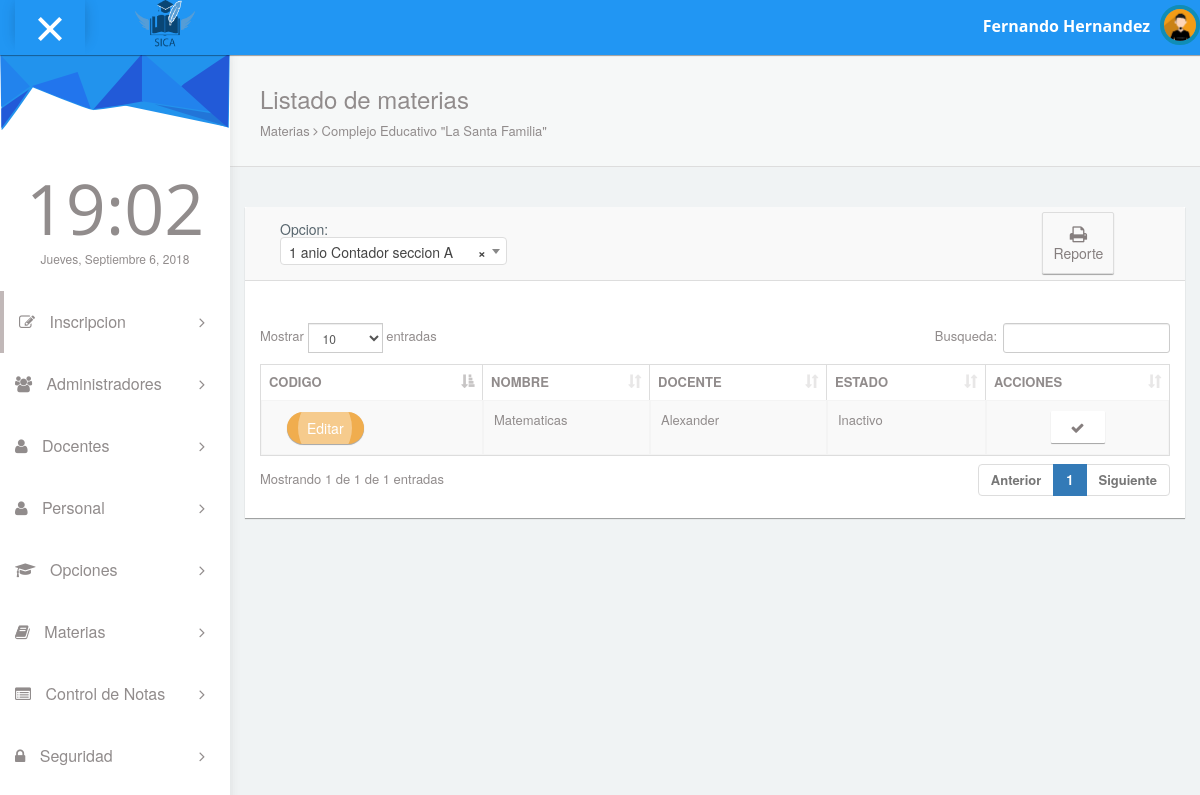
Before: /pages/cmaterias.php with the older database file.
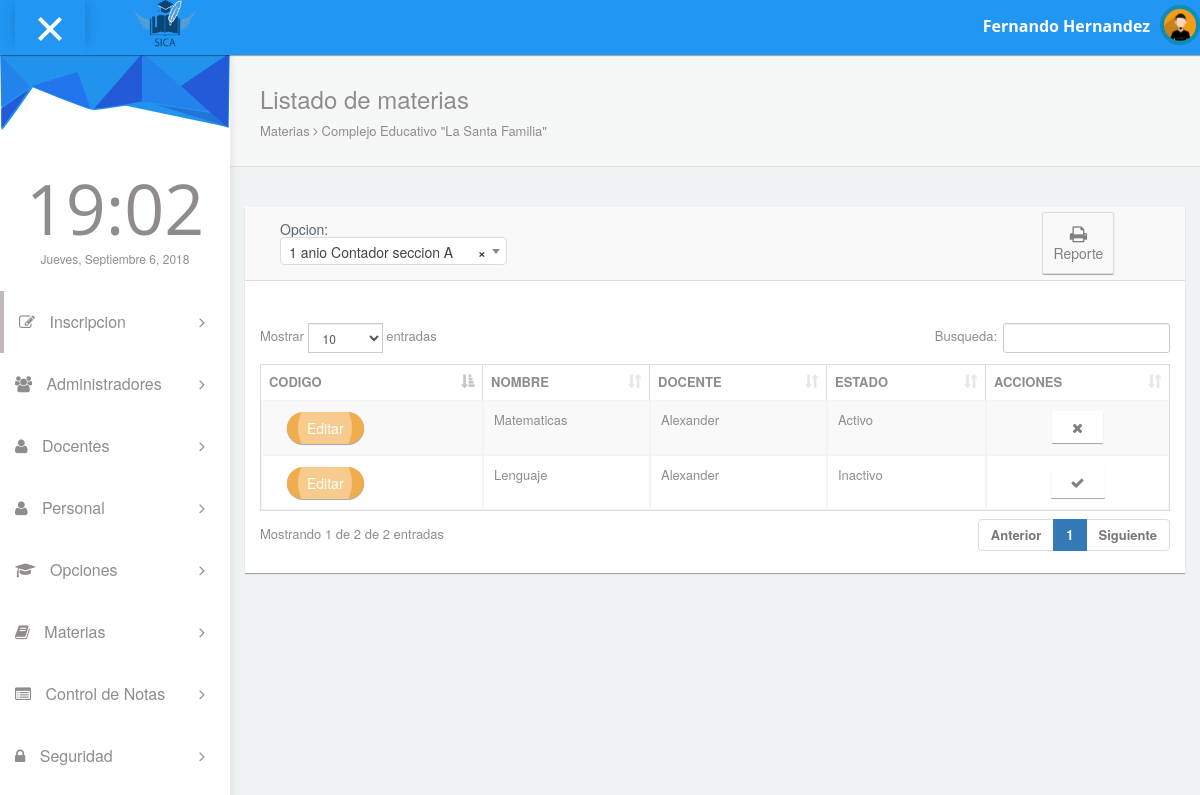
After: the same page with the newer database file.
### tables this page shows
CREATE TABLE `tmaterias` (
  `eid_materia` int(11) NOT NULL,
  `ccodigo` varchar(10) NOT NULL,
  `cnombre` varchar(30) NOT NULL,
  `cdescripcion` varchar(200) NOT NULL,
  `efk_idopcion` int(11) NOT NULL,
  `efk_idhorario` int(11) NOT NULL,
  `estado` int(11) NOT NULL
);

CREATE TABLE `tpersonal` (
  `eid_personal` int(11) NOT NULL,
  `ccodigo` varchar(8) NOT NULL,
  `cnombre` varchar(50) NOT NULL,
  `capellido` varchar(50) NOT NULL,
  `ctelefono` varchar(10) NOT NULL,
  `ccorreo` varchar(200) NOT NULL,
  `cdireccion` varchar(200) NOT NULL,
  `ffechanacimiento` date NOT NULL,
  `iestado` int(11) NOT NULL,
  `isexo` int(11) NOT NULL,
  `efk_idcargo` int(11) NOT NULL
);

### pages/cmaterias.php (the view, shortened to what this page needs)
<!DOCTYPE html>
<html lang="en">
<head>
  <link rel="stylesheet" type="text/css" href="../asset/css/bootstrap.min.css">
  <link rel="stylesheet" type="text/css" href="../asset/css/plugins/font-awesome.min.css"/>
  <link rel="stylesheet" type="text/css" href="../asset/css/plugins/datatables.bootstrap.min.css"/>
  <link rel="stylesheet" type="text/css" href="../asset/css/plugins/animate.min.css"/>
  <link rel="stylesheet" type="text/css" href="../asset/css/plugins/select2.min.css"/>
  <link href="../asset/css/style.css" rel="stylesheet">
</head>
<body id="mimin" class="dashboard">
        <?php
        include "header.php";
        ?>
      <div class="container-fluid mimin-wrapper">
          <?php include "menu.php";?>
            <div id="content">
               <div class="panel box-shadow-none content-header">
                  <div class="panel-body">
                    <div class="col-md-12">
                        <h3 class="animated fadeInLeft">Listado de materias</h3>
                        <p class="animated fadeInDown">
                          Materias <span class="fa-angle-right fa"></span> Complejo Educativo "La Santa Familia"
                        </p>
                    </div>
                  </div>
              </div>
              <div class="col-md-12 top-20 padding-0">
                <div class="col-md-12">
                  <div class="panel">
                    <div class="panel-heading col-md-12">
                             <h5 class="col-md-4">Opcion:
                                </h5>
                                <span class="col-md-6"></span>
                                <div class="col-md-2">
                                  <a class="btn btn-outline btn-default" >
                                      <i class="fa fa-print fa-lg"></i><br>Reporte
                                    </a>
                               </div>
                    </div>
                    <div class="panel-body">
                      <div class="responsive-table">
                      <table id="datatables-example" class="table table-striped table-bordered" width="100%" cellspacing="0">
                      <thead>
                        <tr>
                          <th>CODIGO</th>
                          <th>NOMBRE</th>
                          <th>DOCENTE</th>
                          <th>ESTADO</th>
                          <th>ACCIONES</th>
                        </tr>
                      </thead>
                      <tbody>
                     <?php
                      include "../config/conexion.php";
                      $result = $conexion->query("select m.eid_materia as id, m.cnombre as materia,m.estado as estado, p.cnombre as docente FROM tmaterias as m, tpersonal as p,tpersonal_materia as pm WHERE p.eid_personal=pm.efk_idpersonal and m.eid_materia=pm.efk_idmateria");
                      if ($result) {
                          while ($fila = $result->fetch_object()) {
                            echo "<tr>";
                              echo "<td>
                              <div class='col-md-2' style='margin-top:1px'>
                                <button class='btn ripple-infinite btn-round btn-warning'  onclick='modify(" . $fila->id. ")';>
                               <div>
                                 <span>Editar</span>
                               </div>
                               </button>
                               </div>
                              </td>";
                             echo "<td>" . $fila->materia . "</td>";
                             echo "<td>" . $fila->docente . "</td>";
                               if ($fila->estado==1) {
                              echo "<td>Activo</td>";
                             echo "<td style='text-align:center;'><button align='center' title='Activar' type='button' class='btn btn-default' onclick=confirmar(" . $fila->id . ",1);><i class='fa fa-remove'></i>
                                 </button></td>";
                           }else
                           {
                              echo "<td>Inactivo</td>";
                              echo "<td style='text-align:center;'><button align='center' title='Desactivar' type='button' class='btn btn-default' onclick=confirmar(" . $fila->id . ",2);><i class='fa fa-check'></i>
                                </button></td>";
                          }
                            echo "</tr>";
                          }
                       }
                    ?>
                      </tbody>
                        </table>
                      </div>
                  </div>
                </div>
              </div>
              </div>
            </div>
</body>
</html>

### pages/header.php (shortened to what this page needs)
<nav class="navbar navbar-default header navbar-fixed-top">
  <div class="col-md-12 nav-wrapper">
    <div class="navbar-header" style="width:100%;">
      <div class="opener-left-menu is-open">
        <span class="bottom"></span>
      </div>
      <b><img src="../asset/img/logo.png" style="width:60px;height=60px"></b>
        <a href="index.html" class="navbar-brand">
        </a>
      <ul class="nav navbar-nav navbar-right user-nav">
        <li class="user-name"><span>Fernando Hernandez </span></li>
          <li class="dropdown avatar-dropdown">
           <img src="../asset/img/avatar.jpg" class="img-circle avatar" alt="user name" data-toggle="dropdown" aria-haspopup="true" aria-expanded="true"/>
        </li>
      </ul>
    </div>
  </div>
</nav>

### pages/menu.php (shortened to what this page needs)
<div id="left-menu">
  <div class="sub-left-menu scroll">
    <ul class="nav nav-list">
        <li><div class="left-bg"></div></li>
        <li class="time">
          <h1 class="animated fadeInLeft">21:00</h1>
          <p class="animated fadeInRight">Sat,October 1st 2029</p>
        </li>
    <li class="active ripple">
      <a class="tree-toggle nav-header"><span class="fa fa-edit"></span> Inscripcion
        <span class="fa-angle-right fa right-arrow text-right"></span>
      </a>
    </li>
    <li class="ripple">
      <a class="tree-toggle nav-header">
        <span class="fa fa-users"></span> Administradores
        <span class="fa-angle-right fa right-arrow text-right"></span>
      </a>
    </li>
    <li class="ripple">
      <a class="tree-toggle nav-header">
        <span class="fa-user fa"></span> Docentes
        <span class="fa-angle-right fa right-arrow text-right"></span>
      </a>
    </li>
    <li class="ripple">
      <a class="tree-toggle nav-header">
        <span class="fa-user fa"></span> Personal
        <span class="fa-angle-right fa right-arrow text-right"></span>
      </a>
    </li>
    <li class="ripple">
      <a class="tree-toggle nav-header">
        <span class="fa fa-graduation-cap"></span> Opciones
        <span class="fa-angle-right fa right-arrow text-right"></span>
      </a>
    </li>
    <li class="ripple">
      <a class="tree-toggle nav-header">
        <span class="fa fa-book"></span> Materias
        <span class="fa-angle-right fa right-arrow text-right"></span>
      </a>
    </li>
         <li class="ripple">
          <a class="tree-toggle nav-header">
            <span class="fa fa-list-alt"></span> Control de Notas
            <span class="fa-angle-right fa right-arrow text-right"></span>
          </a>
        </li>
        <li class="ripple">
          <a class="tree-toggle nav-header">
            <span class="fa fa-lock "></span> Seguridad
            <span class="fa-angle-right fa right-arrow text-right"></span>
          </a>
        </li>
      </ul>
    </div>
</div>

Changed rows visible on the page:
changed tmaterias "Matematicas": estado "Inactivo" → "Activo"
added tmaterias: cnombre "Lenguaje", tpersonal.cnombre "Alexander"
Other visible differences:
text written by a page script: "Mostrar entradas Busqueda: Mostrando 1 de 1 de 1 entradas Anterior 1 Siguiente" → "Mostrar entradas Busqueda: Mostrando 1 de 2 de 2 entradas Anterior 1 Siguiente"
